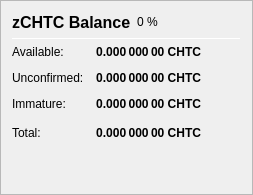
                   <widget class="QFrame" name="frame_ZerocoinBalances">
                    <property name="frameShape">
                     <enum>QFrame::StyledPanel</enum>
                    </property>
                    <property name="frameShadow">
                     <enum>QFrame::Raised</enum>
                    </property>
                    <layout class="QVBoxLayout" name="verticalLayout_7">
                     <item>
                      <layout class="QHBoxLayout" name="horizontalLayout_8" stretch="0,0,0">
                       <item>
                        <widget class="QLabel" name="label_5z_3">
                         <property name="minimumSize">
                          <size>
                           <width>0</width>
                           <height>20</height>
                          </size>
                         </property>
                         <property name="font">
                          <font>
                           <pointsize>12</pointsize>
                           <weight>75</weight>
                           <bold>true</bold>
                          </font>
                         </property>
                         <property name="text">
                          <string>zCHTC Balance</string>
                         </property>
                        </widget>
                       </item>
                       <item>
                        <widget class="QLabel" name="labelzCHTCPercent">
                         <property name="text">
                          <string notr="true">0 %</string>
                         </property>
                        </widget>
                       </item>
                       <item>
                        <spacer name="horizontalSpacer_11">
                         <property name="orientation">
                          <enum>Qt::Horizontal</enum>
                         </property>
                         <property name="sizeHint" stdset="0">
                          <size>
                           <width>40</width>
                           <height>20</height>
                          </size>
                         </property>
                        </spacer>
                       </item>
                      </layout>
                     </item>
                     <item>
                      <widget class="Line" name="line_ZerocoinBalance">
                       <property name="minimumSize">
                        <size>
                         <width>0</width>
                         <height>1</height>
                        </size>
                       </property>
                       <property name="maximumSize">
                        <size>
                         <width>16777215</width>
                         <height>1</height>
                        </size>
                       </property>
                       <property name="orientation">
                        <enum>Qt::Horizontal</enum>
                       </property>
                      </widget>
                     </item>
                     <item>
                      <layout class="QGridLayout" name="gridLayout_5">
                       <property name="spacing">
                        <number>12</number>
                       </property>
                       <item row="1" column="0">
                        <widget class="QLabel" name="labelzBalanceMatureText">
                         <property name="toolTip">
                          <string>Mature: more than 20 confirmation and more than 1 mint of the same denomination after it was minted.
These zCHTC are spendable.</string>
                         </property>
                         <property name="text">
                          <string>Available:</string>
                         </property>
                        </widget>
                       </item>
                       <item row="1" column="1">
                        <widget class="QLabel" name="labelzBalanceMature">
                         <property name="font">
                          <font>
                           <weight>75</weight>
                           <bold>true</bold>
                          </font>
                         </property>
                         <property name="toolTip">
                          <string>Mature: more than 20 confirmation and more than 1 mint of the same denomination after it was minted.
These zCHTC are spendable.</string>
                         </property>
                         <property name="text">
                          <string notr="true">0.000 000 00 CHTC</string>
                         </property>
                         <property name="alignment">
                          <set>Qt::AlignRight|Qt::AlignTrailing|Qt::AlignVCenter</set>
                         </property>
                        </widget>
                       </item>
                       <item row="2" column="0">
                        <widget class="QLabel" name="labelzBalanceUnconfirmedText">
                         <property name="toolTip">
                          <string>Unconfirmed: less than 20 confirmations
Immature: confirmed, but less than 1 mint of the same denomination after it was minted</string>
                         </property>
                         <property name="text">
                          <string>Unconfirmed:</string>
                         </property>
                        </widget>
                       </item>
                       <item row="2" column="1">
                        <widget class="QLabel" name="labelzBalanceUnconfirmed">
                         <property name="font">
                          <font>
                           <weight>75</weight>
                           <bold>true</bold>
                          </font>
                         </property>
                         <property name="toolTip">
                          <string>Unconfirmed: less than 20 confirmations
Immature: confirmed, but less than 1 mint of the same denomination after it was minted</string>
                         </property>
                         <property name="text">
                          <string notr="true">0.000 000 00 CHTC</string>
                         </property>
                         <property name="alignment">
                          <set>Qt::AlignRight|Qt::AlignTrailing|Qt::AlignVCenter</set>
                         </property>
                        </widget>
                       </item>
                       <item row="3" column="0">
                        <widget class="QLabel" name="labelzBalanceImmatureText">
                         <property name="toolTip">
                          <string>Unconfirmed: less than 20 confirmations
Immature: confirmed, but less than 1 mint of the same denomination after it was minted</string>
                         </property>
                         <property name="text">
                          <string>Immature:</string>
                         </property>
                        </widget>
                       </item>
                       <item row="3" column="1">
                        <widget class="QLabel" name="labelzBalanceImmature">
                         <property name="font">
                          <font>
                           <weight>75</weight>
                           <bold>true</bold>
                          </font>
                         </property>
                         <property name="toolTip">
                          <string>Unconfirmed: less than 20 confirmations
Immature: confirmed, but less than 1 mint of the same denomination after it was minted</string>
                         </property>
                         <property name="text">
                          <string notr="true">0.000 000 00 CHTC</string>
                         </property>
                         <property name="alignment">
                          <set>Qt::AlignRight|Qt::AlignTrailing|Qt::AlignVCenter</set>
                         </property>
                        </widget>
                       </item>
                       <item row="4" column="0">
                        <widget class="QLabel" name="labelzBalanceText">
                         <property name="toolTip">
                          <string>Your current zCHTC balance, unconfirmed and immature zCHTC included.</string>
                         </property>
                         <property name="text">
                          <string>Total:</string>
                         </property>
                        </widget>
                       </item>
                       <item row="4" column="1">
                        <widget class="QLabel" name="labelzBalance">
                         <property name="font">
                          <font>
                           <weight>75</weight>
                           <bold>true</bold>
                          </font>
                         </property>
                         <property name="cursor">
                          <cursorShape>IBeamCursor</cursorShape>
                         </property>
                         <property name="toolTip">
                          <string>Your current zCHTC balance, unconfirmed and immature zCHTC included.</string>
                         </property>
                         <property name="text">
                          <string notr="true">0.000 000 00 CHTC</string>
                         </property>
                         <property name="alignment">
                          <set>Qt::AlignRight|Qt::AlignTrailing|Qt::AlignVCenter</set>
                         </property>
                         <property name="textInteractionFlags">
                          <set>Qt::LinksAccessibleByMouse|Qt::TextSelectableByKeyboard|Qt::TextSelectableByMouse</set>
                         </property>
                        </widget>
                       </item>
                       <item row="4" column="2">
                        <spacer name="horizontalSpacer_4">
                         <property name="orientation">
                          <enum>Qt::Horizontal</enum>
                         </property>
                         <property name="sizeHint" stdset="0">
                          <size>
                           <width>40</width>
                           <height>20</height>
                          </size>
                         </property>
                        </spacer>
                       </item>
                      </layout>
                     </item>
                     <item>
                      <spacer name="verticalSpacer_4">
                       <property name="orientation">
                        <enum>Qt::Vertical</enum>
                       </property>
                       <property name="sizeHint" stdset="0">
                        <size>
                         <width>20</width>
                         <height>40</height>
                        </size>
                       </property>
                      </spacer>
                     </item>
                    </layout>
                   </widget>
